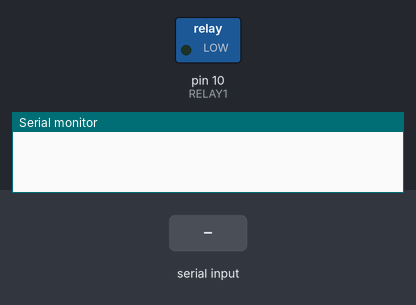
Bench run of a sketch on a simulated Arduino Uno, built with avr-gcc and run on an emulated ATmega328P. Parts: switched loads named in the sketch (green lamp = pin HIGH), the last lines printed to the serial monitor. The inputs (shaded band) are chosen by the test bench.

Above: at 2.0 s.
2.1 s: "90,45\n" received over Serial
At 3.5 s:
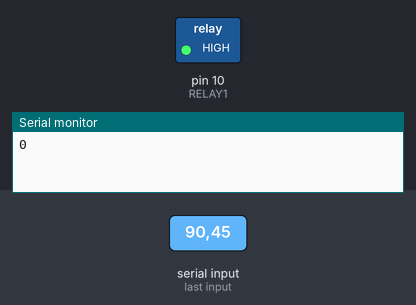
Timing chart, 0 to 5.1 s (numbered marks = the images above; inputs shaded):
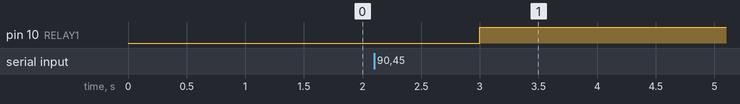

Measured:
- after the input at 2.1 s, pin 10 (RELAY1): LOW → HIGH after 0.90 s

The sketch:

Relay.ino
```cpp
#define RELAY1 10
int byte_read = 0;
int numberOfCoffee=0;
int timeToCoffee=0;
int tabTime[3];
int cpt=0;
int timer=0;
int test=0;
int read_byte;

void setup() {
  //digitalWrite(Relay_1, RELAY_OFF);
  Serial.begin(9600);
  pinMode(RELAY1,OUTPUT);
}

int ascii2int(int n, int byte_read)
{
  return byte_read-'0';
}

void loop() {
  // put your main code here, to run repeatedly:
  delay(1000);
  numberOfCoffee=0;
  timeToCoffee=0;
  tabTime[0]=0;
  tabTime[1]=0;
  tabTime[2]=0;
  timer=0;
  cpt=0;
  while ( Serial.available() )
  {
    cpt=cpt+1;
    byte_read = Serial.read();
          if(cpt==1)
          {
              numberOfCoffee=ascii2int(numberOfCoffee, byte_read);
          }
          else if(cpt==2)
          {
                tabTime[0]=ascii2int(tabTime[0],byte_read);
          }
          else if(cpt==3)
          {
                tabTime[1]=ascii2int(tabTime[1],byte_read);
          }
          else if(cpt==4)
          {
                tabTime[2]=ascii2int(tabTime[2],byte_read);
          }
  }
  if(cpt==4)
  {
       timeToCoffee=tabTime[2]+(tabTime[1]*10)+(tabTime[0]*100);
  }
  else if(cpt==3)
  {
        timeToCoffee=tabTime[1]+(tabTime[0]*10);
  }
  else if (cpt==2)
  {
        timeToCoffee=tabTime[0];
  }
  if(numberOfCoffee!=0)
  {
    Serial.println("0");
    delay(timeToCoffee*5000);

    digitalWrite(RELAY1,HIGH);
    delay(numberOfCoffee*120000);
    digitalWrite(RELAY1,LOW);
  }

}
```
